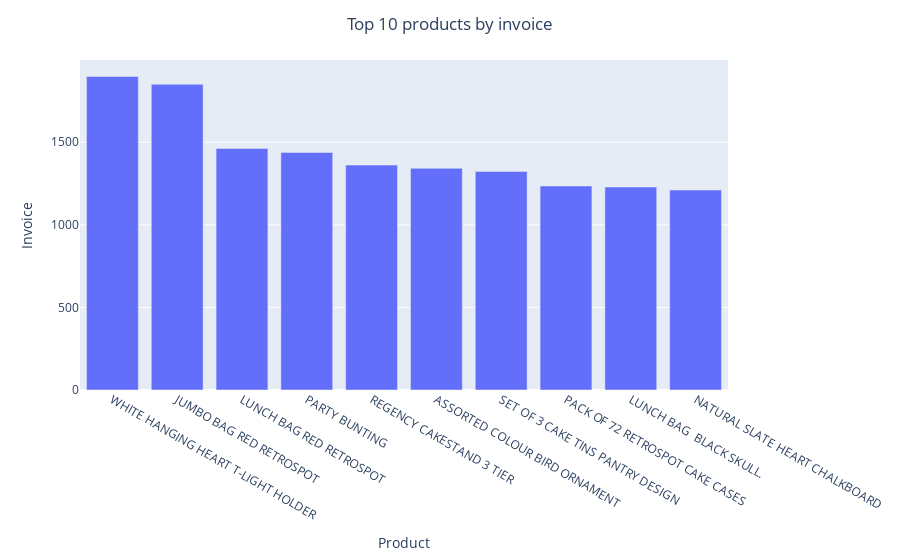

The notebook cell this image was saved under:
### Markdown cell above
As the top 10 products by quantity graph shows, the products that bring in the highest revenues are not necessarily the ones that are sold in large quantities. <br>
For example, the 'REGENCY CAKESTAND 3 TIER' occupies the 1st place in total revenue plot, but is not among the top 10 products by quantity. <br>
These dramatic changes between the products in the two graphs is affected by the unit price, as the 'REGENCY CAKESTAND 3 TIER' unit costs 12.75, whereas the 'ASSORTED COLOUR BIRD ORNAMENT' that occupies the 1st place in qunatity costs only 1.69.

### Code cell
top_ten('invoice')

### Figure 1 — Plotly figure (JSON) as saved in the notebook; plotly's stock layout.template omitted (floating-point values rounded to 4 significant figures)
{"data": [{"alignmentgroup": "True", "hovertemplate": "Product=%{x}<br>Invoice=%{y}<extra></extra>", "legendgroup": "", "marker": {"color": "#636efa", "pattern": {"shape": ""}}, "name": "", "offsetgroup": "", "orientation": "v", "showlegend": false, "textposition": "auto", "type": "bar", "x": ["WHITE HANGING HEART T-LIGHT HOLDER", "JUMBO BAG RED RETROSPOT", "LUNCH BAG RED RETROSPOT", "PARTY BUNTING", "REGENCY CAKESTAND 3 TIER", "ASSORTED COLOUR BIRD ORNAMENT", "SET OF 3 CAKE TINS PANTRY DESIGN ", "PACK OF 72 RETROSPOT CAKE CASES", "LUNCH BAG  BLACK SKULL.", "NATURAL SLATE HEART CHALKBOARD "], "xaxis": "x", "y": [1898, 1851, 1462, 1438, 1362, 1342, 1323, 1235, 1229, 1211], "yaxis": "y"}], "layout": {"barmode": "relative", "legend": {"tracegroupgap": 0}, "margin": {"t": 60}, "title": {"text": "Top 10 products by invoice", "x": 0.5}, "xaxis": {"anchor": "y", "domain": [0, 1], "title": {"text": "Product"}}, "yaxis": {"anchor": "x", "domain": [0, 1], "title": {"text": "Invoice"}}}}
